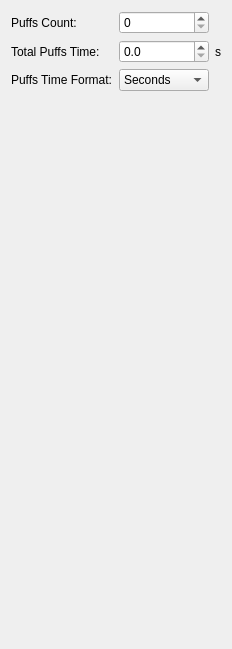
      <widget class="QWidget" name="tab_6">
       <attribute name="title">
        <string>Stats</string>
       </attribute>
       <layout class="QVBoxLayout" name="verticalLayout_13">
        <item>
         <layout class="QGridLayout" name="gridLayout_17">
          <item row="0" column="0">
           <widget class="QLabel" name="label_61">
            <property name="text">
             <string>Puffs Count:</string>
            </property>
           </widget>
          </item>
          <item row="2" column="1">
           <widget class="QComboBox" name="statsPuffFormatCombo">
            <item>
             <property name="text">
              <string>Seconds</string>
             </property>
            </item>
            <item>
             <property name="text">
              <string>HH:MM:SS</string>
             </property>
            </item>
           </widget>
          </item>
          <item row="2" column="0">
           <widget class="QLabel" name="label_63">
            <property name="text">
             <string>Puffs Time Format:</string>
            </property>
           </widget>
          </item>
          <item row="0" column="1">
           <widget class="QSpinBox" name="statsPuffCountSpin">
            <property name="maximum">
             <number>99999</number>
            </property>
           </widget>
          </item>
          <item row="1" column="2">
           <widget class="QLabel" name="label_67">
            <property name="text">
             <string>s</string>
            </property>
           </widget>
          </item>
          <item row="1" column="0">
           <widget class="QLabel" name="label_62">
            <property name="text">
             <string>Total Puffs Time:</string>
            </property>
           </widget>
          </item>
          <item row="1" column="1">
           <widget class="QDoubleSpinBox" name="statsPuffTimeSpin">
            <property name="decimals">
             <number>1</number>
            </property>
            <property name="maximum">
             <double>35999.900000000001455</double>
            </property>
           </widget>
          </item>
         </layout>
        </item>
        <item>
         <spacer name="verticalSpacer_10">
          <property name="orientation">
           <enum>Qt::Vertical</enum>
          </property>
          <property name="sizeHint" stdset="0">
           <size>
            <width>20</width>
            <height>547</height>
           </size>
          </property>
         </spacer>
        </item>
       </layout>
      </widget>
